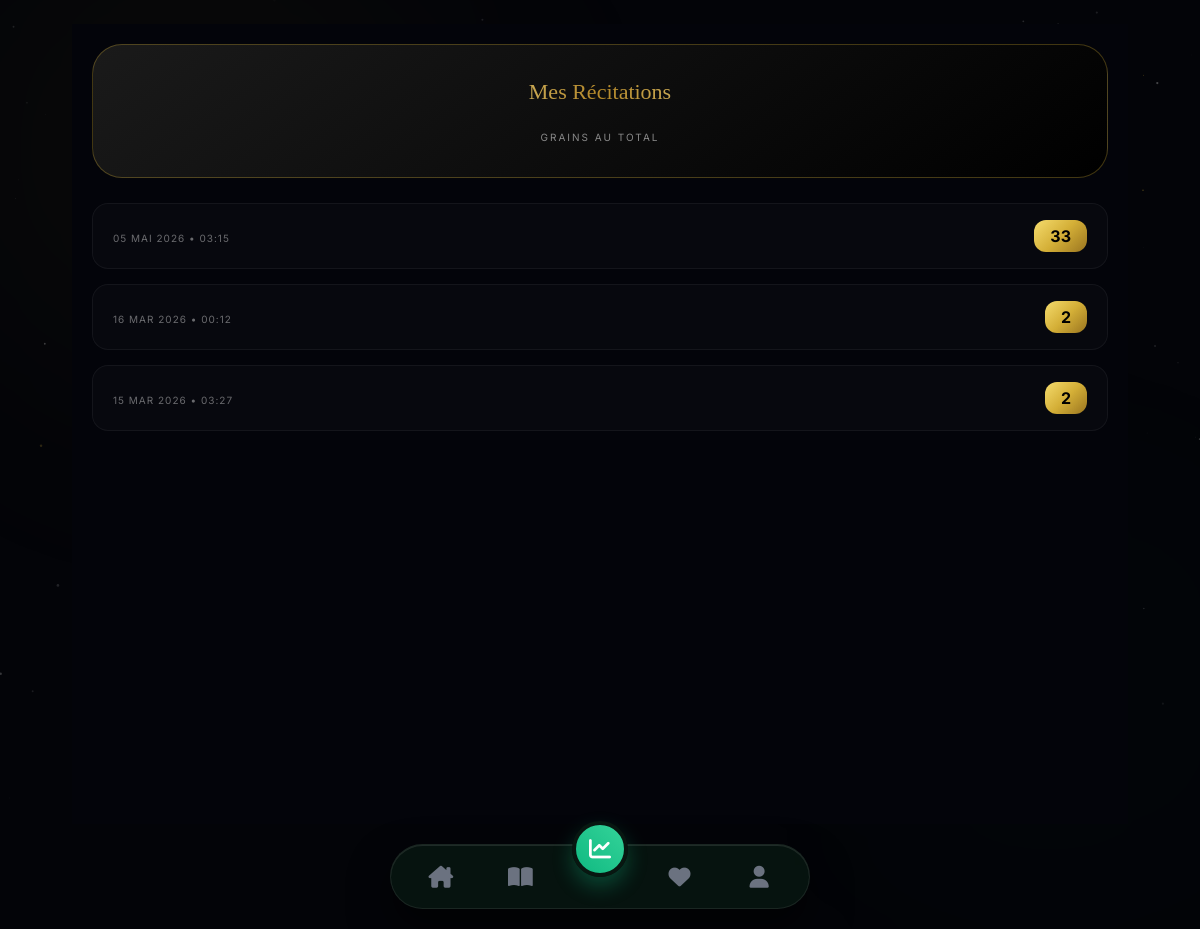
The app's page /historique/zikr/ (signed in) with its own data.
### bibliotheque/models.py (models this page shows)
class HistoriqueZikr(models.Model):
    user = models.ForeignKey(User, on_delete=models.CASCADE)
    zikr = models.ForeignKey(Zikr, on_delete=models.CASCADE)
    nombre_total = models.PositiveIntegerField()
    date_seance = models.DateTimeField(auto_now_add=True)

### bibliotheque/views.py (the view)
# urls.py: path('historique/zikr/', views.voir_historique_zikr, name='voir_historique_zikr'),
@login_required
def voir_historique_zikr(request):
    historique = HistoriqueZikr.objects.filter(user=request.user).order_by('-date_seance')
    return render(request, 'bibliotheque/historique_zikr.html', {'historique': historique})

### bibliotheque/templates/bibliotheque/historique_zikr.html (shortened to what this page needs)
{% extends "bibliotheque/index.html" %}
{% block content %}
<div class="zikr-hist-container" style="padding: 20px; background: #03040a; min-height: 100vh; color: white;">
    <div style="text-align: center; padding: 30px 15px; background: linear-gradient(145deg, #1a1a1a, #000); border-radius: 30px; border: 1px solid rgba(212,175,55,0.3); margin-bottom: 25px;">
        <h2 class="gold-grad" style="font-family: serif; font-size: 22px; margin: 0;">Mes Récitations</h2>
        <div style="margin-top: 15px;">
            <span style="font-size: 10px; text-transform: uppercase; color: #888; letter-spacing: 2px;">Grains au total</span>
        </div>
    </div>
    <div class="list-wrapper">
        {% for item in historique %}
        <div style="background: rgba(255,255,255,0.02); border-left: 2px solid #D4AF37; border-radius: 16px; padding: 20px; margin-bottom: 15px; display: flex; justify-content: space-between; align-items: center; border: 1px solid rgba(255,255,255,0.05);"
             data-aos="fade-up" data-aos-delay="{{ forloop.counter0 }}50">
            <div>
                <p style="margin: 5px 0 0; font-size: 10px; color: rgba(255,255,255,0.4); text-transform: uppercase; letter-spacing: 1px;">{{ item.date_seance|date:"d M Y • H:i" }}</p>
            </div>
            <div style="text-align: right;">
                <span class="gold-bg" style="padding: 6px 16px; border-radius: 12px; font-weight: bold; font-size: 16px; color: black;">
                    {{ item.nombre_total }}
                </span>
            </div>
        </div>
        {% empty %}
        <div style="text-align: center; padding: 50px; opacity: 0.3;">
            <i class="fa-solid fa-dharmachakra fa-3x"></i>
            <p style="margin-top: 15px;">Aucune séance enregistrée</p>
        </div>
        {% endfor %}
    </div>
</div>
{% endblock %}

### static/css/sdm_theme.css (style rules this page uses)
:root { --nav-height: 85px; --gold: #d4af37; --gold-lt: #f5dc6e; --gold-dk: #9a7520; --bg: #030408; }
*, *::before, *::after { box-sizing: border-box; margin: 0; padding: 0; }
body { background-color: var(--bg); color: #ffffff; font-family: 'Inter', sans-serif; -webkit-font-smoothing: antialiased; overflow-x: hidden; padding-bottom: calc(var(--nav-height) + 20px); position: relative; min-height: 100dvh; }
body::before, body::after { content: ''; position: fixed; border-radius: 50%; filter: blur(130px); pointer-events: none; z-index: 0; }
body::before { width: 700px; height: 700px; top: -200px; left: -150px; background: radial-gradient(circle, rgba(212,175,55,0.055) 0%, transparent 70%); animation: blobHome1 22s ease-in-out infinite alternate; }
body::after { width: 500px; height: 500px; bottom: 0; right: -100px; background: radial-gradient(circle, rgba(16,185,129,0.035) 0%, transparent 70%); animation: blobHome2 28s ease-in-out infinite alternate; }
[data-aos] { backface-visibility: hidden; }

### bibliotheque/templates/bibliotheque/historique_zikr.html (style rules this page uses)
.gold-grad { background: linear-gradient(to right, #BF953F, #FCF6BA, #B38728, #FBF5B7, #AA771C); -webkit-background-clip: text; -webkit-text-fill-color: transparent; }
.gold-bg { background: linear-gradient(135deg, #f5dc6e, #d4af37, #9a7520); }

### records on screen
HistoriqueZikr: date_seance "05 MAI 2026 • 03:15", nombre_total "33"
HistoriqueZikr: date_seance "16 MAR 2026 • 00:12", nombre_total "2"
HistoriqueZikr: date_seance "15 MAR 2026 • 03:27", nombre_total "2"
